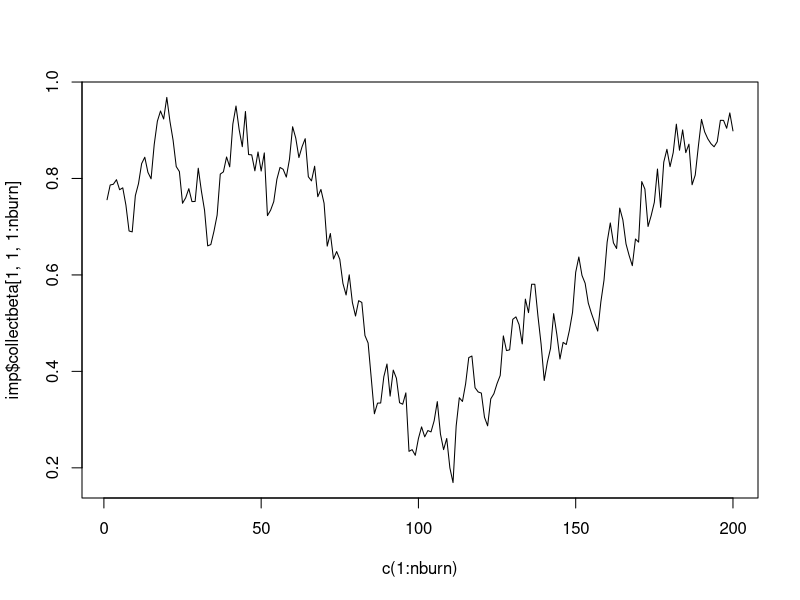
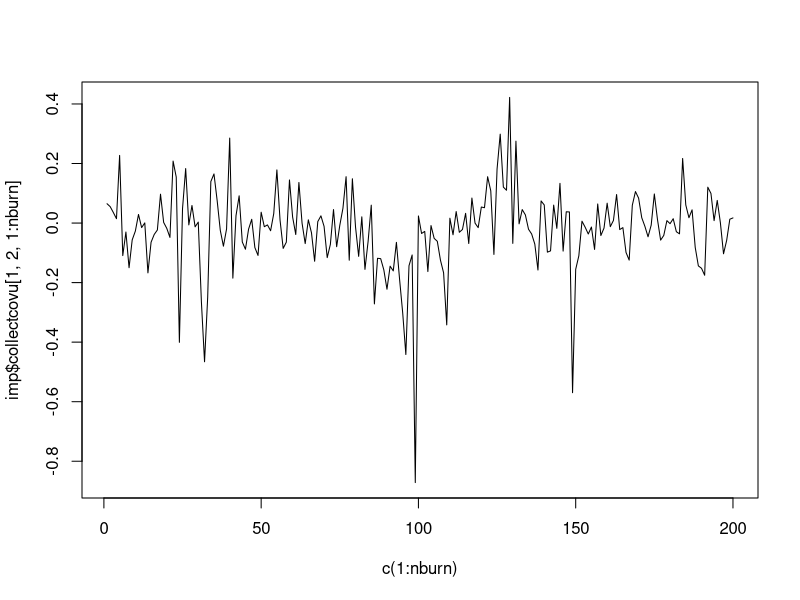

Generate these figures, in order, with R:
library(jomo)


### Name: jomo.MCMCchain
### Title: JM Imputation - A tool to check convergence of the MCMC
### Aliases: jomo.MCMCchain

### ** Examples


  attach(cldata)
  
  # define all the inputs:
  
  Y<-data.frame(measure,age)
  clus<-data.frame(city)
  nburn=as.integer(200);
  
  #And finally we run the imputation function:
  imp<-jomo.MCMCchain(Y,clus=clus,nburn=nburn)
  #We can check the convergence of the first element of beta:
  
  plot(c(1:nburn),imp$collectbeta[1,1,1:nburn],type="l")
  
  #Or similarly we can check the convergence of any element of th elevel 2 covariance matrix:
  
  plot(c(1:nburn),imp$collectcovu[1,2,1:nburn],type="l")
